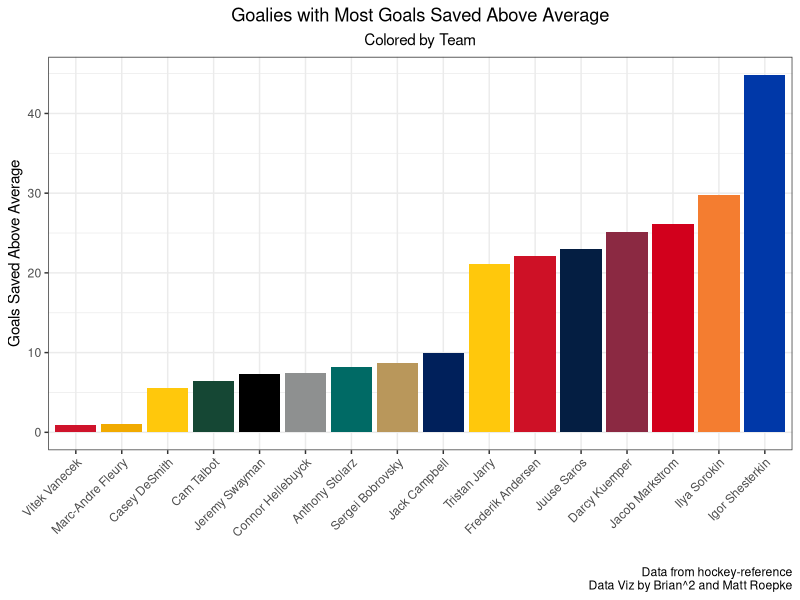
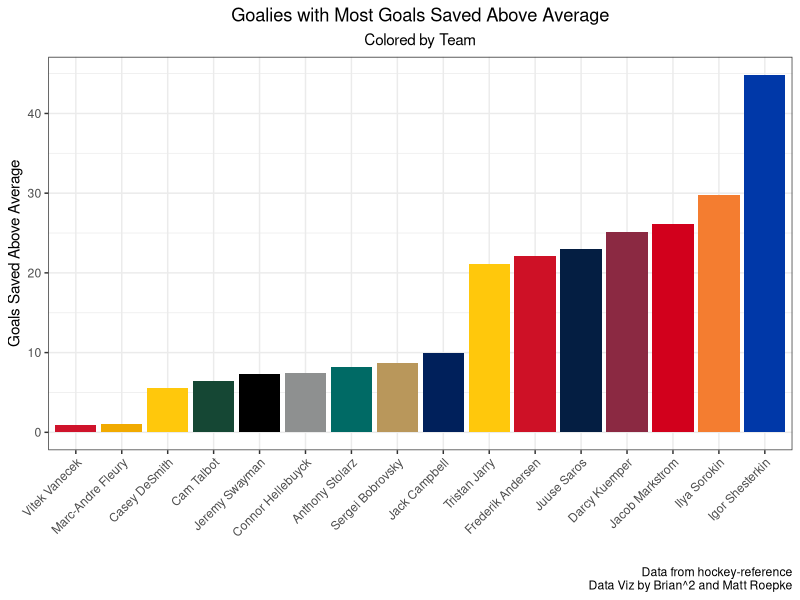
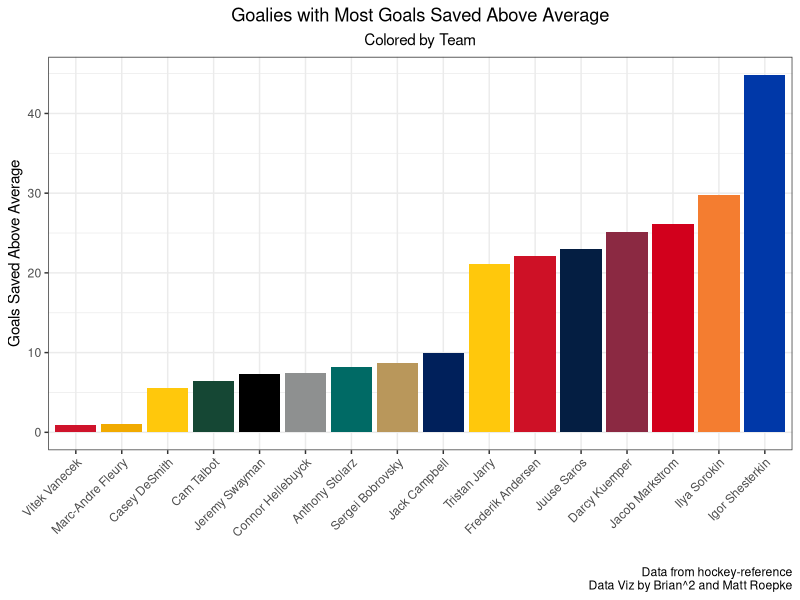

These figures' R source, in order:
library(tidyverse)
library(ggplot2)

data <- read.csv("./Data/hockeyReference.csv")

colors <- read.csv("./Data/colors.csv")

clean_data <- data %>% 
  filter(GP >= 20) %>% 
  select(Player, Tm, GP, SV., SO, GSAA)

complete_data <- merge(clean_data, colors, by="Tm")

avgSV = mean(clean_data$SV.)

avgSO = mean(clean_data$SO)

upper_quadrant <- complete_data %>% 
  filter(SV. > avgSV & SO > avgSO)

ggplot(upper_quadrant, aes(x = reorder(Player, GSAA), y = GSAA, fill=Color)) +
  geom_bar(stat="identity") +
  scale_fill_identity() +
  labs(
    title = "Goalies with Most Goals Saved Above Average",
    x = "",
    y = "Goals Saved Above Average",
    caption = "Data from hockey-reference\nData Viz by Brian^2 and Matt Roepke",
    subtitle = "Colored by Team"
  ) +
  theme_bw() +
  theme(
    axis.text.x=element_text(angle=45, hjust=1),
    plot.title = element_text(hjust = .5),
    plot.subtitle = element_text(hjust = .5)
  )

ggsave("Charts/GSAA_v2.png")

# ggplot(complete_data, aes(x=SV., y=SO, color=Color)) +
#   geom_point() +
#   xlim(.875, .94) +
#   ylim(0, 10) +
#   geom_hline(yintercept = avgSO) +
#   geom_vline(xintercept = avgSV) +
#   scale_color_identity() +
#   labs(
#     title = "Standout NHL Goalies from 2021-22 Season",
#     x = "Save Percentage",
#     y = "Shutouts Recorded",
#     caption = "Data from hockey-reference\nData Viz by Brian^2 and Matt Roepke"
#   ) +
#   theme_bw() +
#   theme(plot.title = element_text(hjust = .5))


ggsave("Charts/Version2.png")
